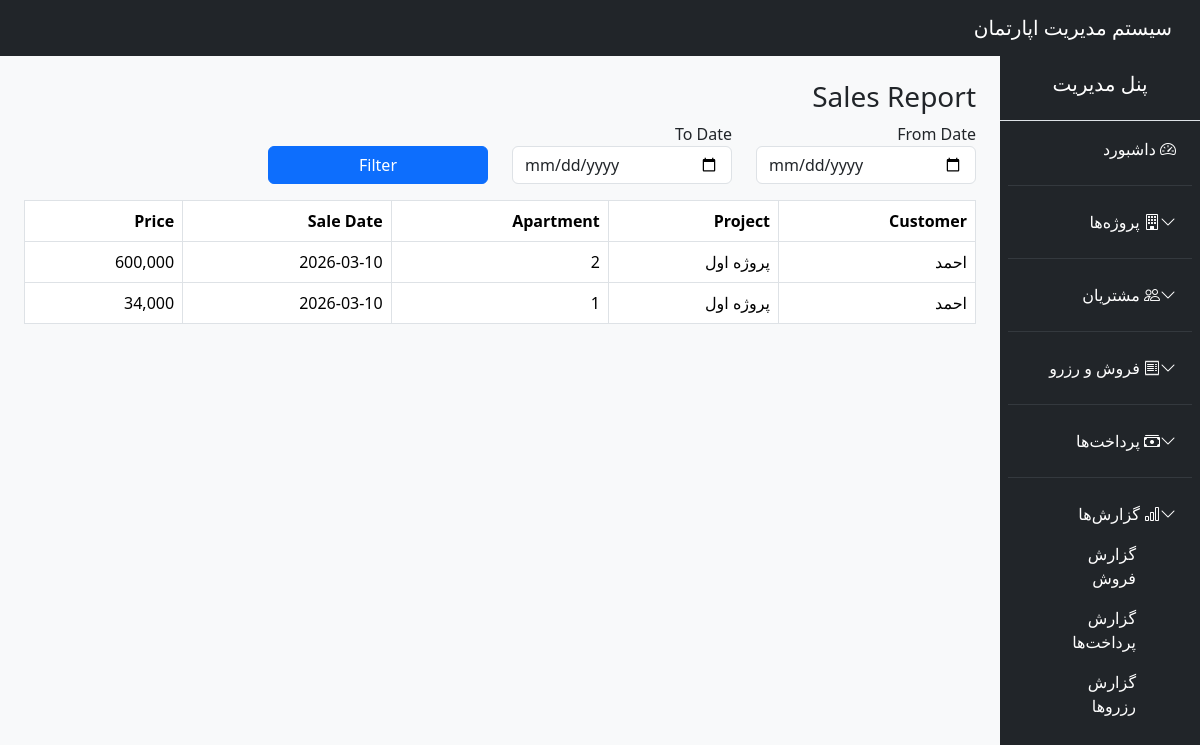
Before: /public/?route=report_sales (signed in) with the older database file.
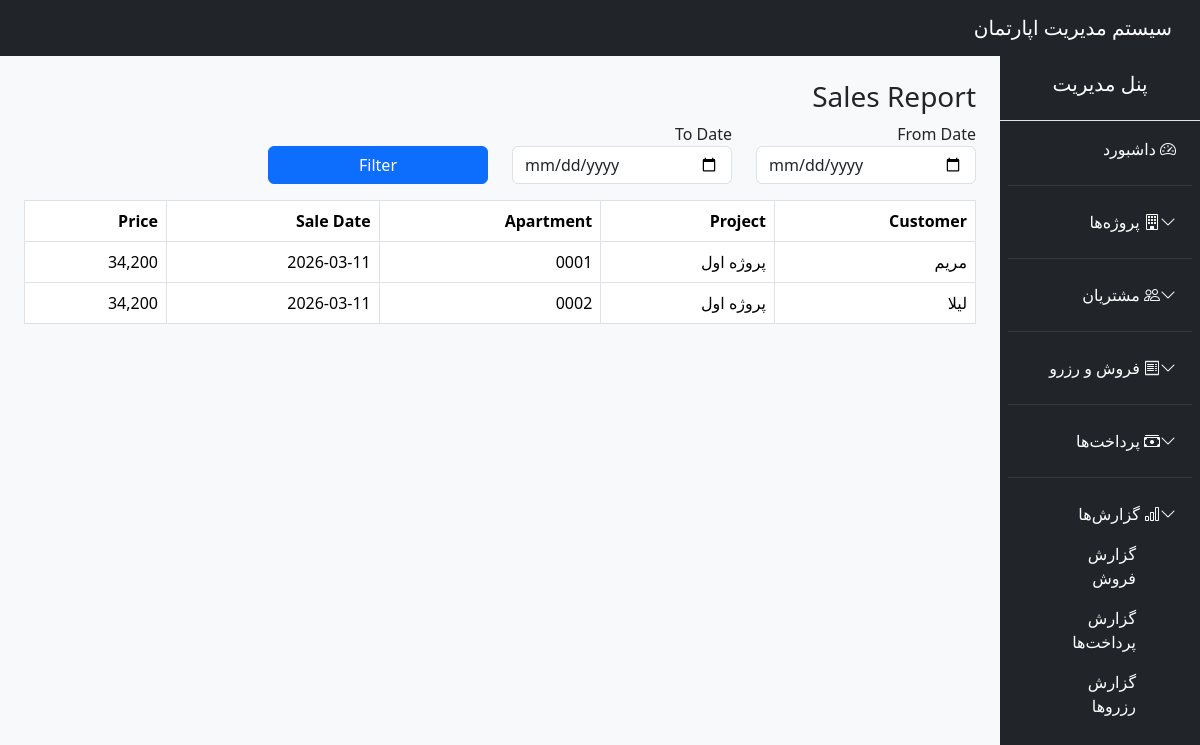
After: the same page with the newer database file.
### tables this page shows
CREATE TABLE `ownerships` (
  `id` int(11) NOT NULL,
  `apartment_id` int(11) NOT NULL,
  `customer_id` int(11) NOT NULL,
  `sale_price` decimal(15,2) DEFAULT NULL,
  `sale_date` date DEFAULT NULL
);

CREATE TABLE `customers` (
  `id` int(11) NOT NULL,
  `full_name` varchar(100) NOT NULL,
  `phone` varchar(50) DEFAULT NULL,
  `email` varchar(100) DEFAULT NULL,
  `national_id` varchar(50) DEFAULT NULL,
  `created_at` timestamp NOT NULL DEFAULT current_timestamp()
);

CREATE TABLE `projects` (
  `id` int(11) NOT NULL,
  `name` varchar(100) NOT NULL,
  `location` varchar(255) DEFAULT NULL,
  `description` text DEFAULT NULL,
  `created_at` timestamp NOT NULL DEFAULT current_timestamp(),
  `status` enum('ACTIVE','INACTIVE','COMPLETED') NOT NULL DEFAULT 'ACTIVE'
);

CREATE TABLE `apartments` (
  `id` int(11) NOT NULL,
  `floor_id` int(11) NOT NULL,
  `apartment_number` varchar(50) NOT NULL,
  `area` float DEFAULT NULL,
  `rooms` int(11) DEFAULT NULL,
  `status` enum('COMPLETED','UNDER_CONSTRUCTION','NOT_STARTED') NOT NULL,
  `base_price` decimal(15,2) DEFAULT NULL,
  `estimated_total_cost` decimal(15,2) DEFAULT NULL,
  `spent_cost` decimal(15,2) DEFAULT 0.00,
  `created_at` timestamp NOT NULL DEFAULT current_timestamp()
);

### app/core/Controller.php (called while the page is built, shortened)
<?php
class Controller {
    protected function view($view, $data = []) {
        extract($data);
        require "../app/views/$view.php";
    }
    protected function model($model) {
        return new $model;
    }
}

### app/controllers/ReportController.php (called while the page is built, shortened)
<?php
class ReportController extends Controller
{
    public function sales()
    {
        $model = $this->model("Ownership");
        $sales = $model->getSalesReport($_GET);
        $this->view("reports/sales", compact('sales', 'page_title'));
    }
}

### public/index.php (called while the page is built, shortened)
<?php
require_once "../app/core/Database.php";
require_once "../app/core/Controller.php";
require_once "../app/core/Model.php";
require_once "../routes/web.php";

### config/config.php (called while the page is built)
<?php
return [
    'db' => [
        'host' => 'localhost',
        'dbname' => 'apartment_system',
        'user' => 'root',
        'pass' => ''
    ]
];

### app/core/Database.php (called while the page is built, shortened)
<?php
class Database {
    private static $instance = null;
    private function __construct() {
        $config = require __DIR__ . '/../../config/config.php';
        $dsn = "mysql:host={$config['db']['host']};dbname={$config['db']['dbname']};charset=utf8mb4";
        try {
            $this->pdo = new PDO($dsn, $config['db']['user'], $config['db']['pass']);
        } catch (PDOException $e) {
            die("DB Connection Failed: " . $e->getMessage());
        }
    }
    public static function connect() {
        if (self::$instance === null) {
            self::$instance = new Database();
        }
        return self::$instance->pdo;
    }
}

### app/core/Model.php (called while the page is built, shortened)
<?php
class Model {
    public function __construct() {
        $this->db = Database::connect();
    }
}

### app/models/Ownership.php (called while the page is built, shortened)
<?php
class Ownership extends Model
{
    public function getSalesReport($filter)
    {
        $sql = "SELECT
            o.*,
            c.full_name,
            a.apartment_number,
            a.base_price AS apartment_price,
            p.name AS project_name
        FROM ownerships o
        JOIN customers c ON o.customer_id = c.id
        JOIN apartments a ON o.apartment_id = a.id
        JOIN floors f ON a.floor_id = f.id
        JOIN blocks b ON f.block_id = b.id
        JOIN projects p ON b.project_id = p.id
        WHERE 1=1";
        return $this->db->query($sql)->fetchAll(PDO::FETCH_ASSOC);
    }
}

### app/views/reports/sales.php (the view, shortened to what this page needs)
<?php require "../app/views/layouts/header.php"; ?>
<?php require "../app/views/layouts/sidebar.php"; ?>
<h3>Sales Report</h3>
<form method="get">
    <div class="row mb-3">
        <div class="col-md-3">
            <label>From Date</label>
            <input type="date" name="from" class="form-control" value="<?= $_GET['from'] ?? '' ?>">
        </div>
        <div class="col-md-3">
            <label>To Date</label>
            <input type="date" name="to" class="form-control" value="<?= $_GET['to'] ?? '' ?>">
        </div>
        <div class="col-md-3">
            <label>&nbsp;</label>
            <button class="btn btn-primary w-100">Filter</button>
        </div>
    </div>
</form>
<table class="table table-bordered">
    <thead>
        <tr>
            <th>Customer</th>
            <th>Project</th>
            <th>Apartment</th>
            <th>Sale Date</th>
            <th>Price</th>
        </tr>
    </thead>
    <tbody>
        <?php foreach ($sales as $s): ?>
        <tr>
            <td><?= $s['full_name'] ?></td>
            <td><?= $s['project_name'] ?></td>
            <td><?= $s['apartment_number'] ?></td>
            <td><?= $s['sale_date'] ?></td>
            <td><?= number_format($s['apartment_price']) ?></td>
        </tr>
        <?php endforeach; ?>
    </tbody>
</table>
<?php require "../app/views/layouts/footer.php"; ?>

Changed rows visible on the page:
removed ownerships: customer.full_name "احمد", projects.name "پروژه اول", apartment.apartment_number "2", sale_date "2026-03-10", apartment.base_price "600,000"
removed ownerships: customer.full_name "احمد", projects.name "پروژه اول", apartment.apartment_number "1", sale_date "2026-03-10", apartment.base_price "34,000"
added ownerships: customer.full_name "مریم", projects.name "پروژه اول", apartment.apartment_number "0001", sale_date "2026-03-11", apartment.base_price "34,200"
added ownerships: customer.full_name "لیلا", projects.name "پروژه اول", apartment.apartment_number "0002", sale_date "2026-03-11", apartment.base_price "34,200"
